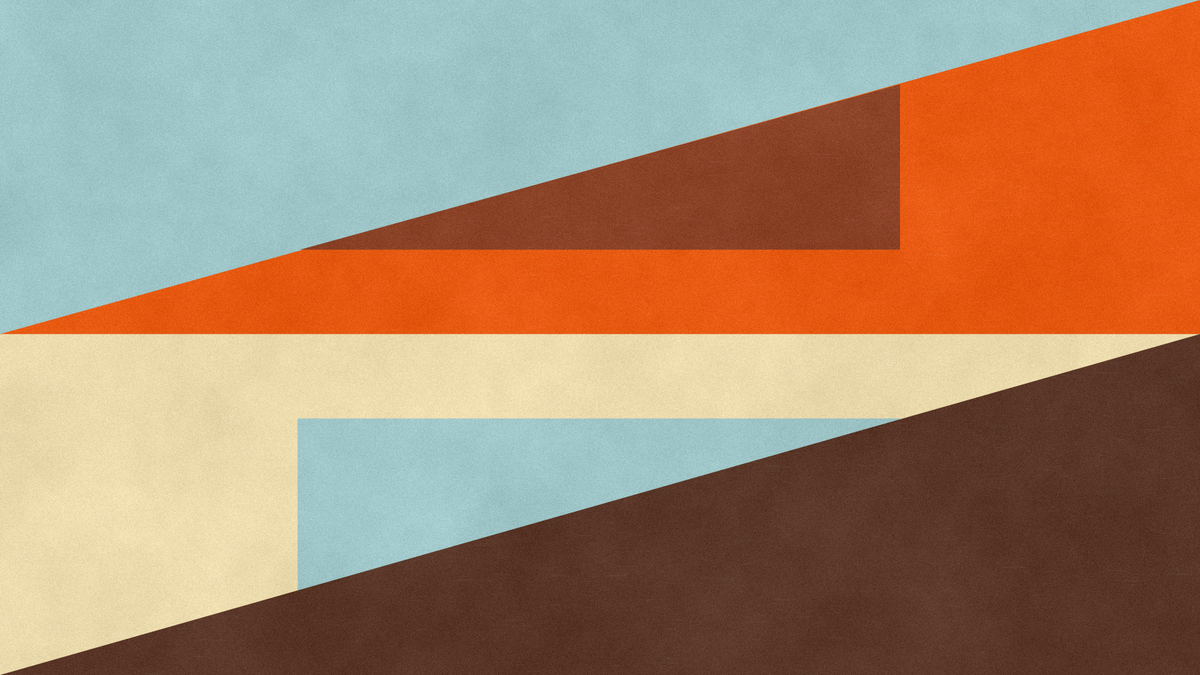
Frame 1 (no input)
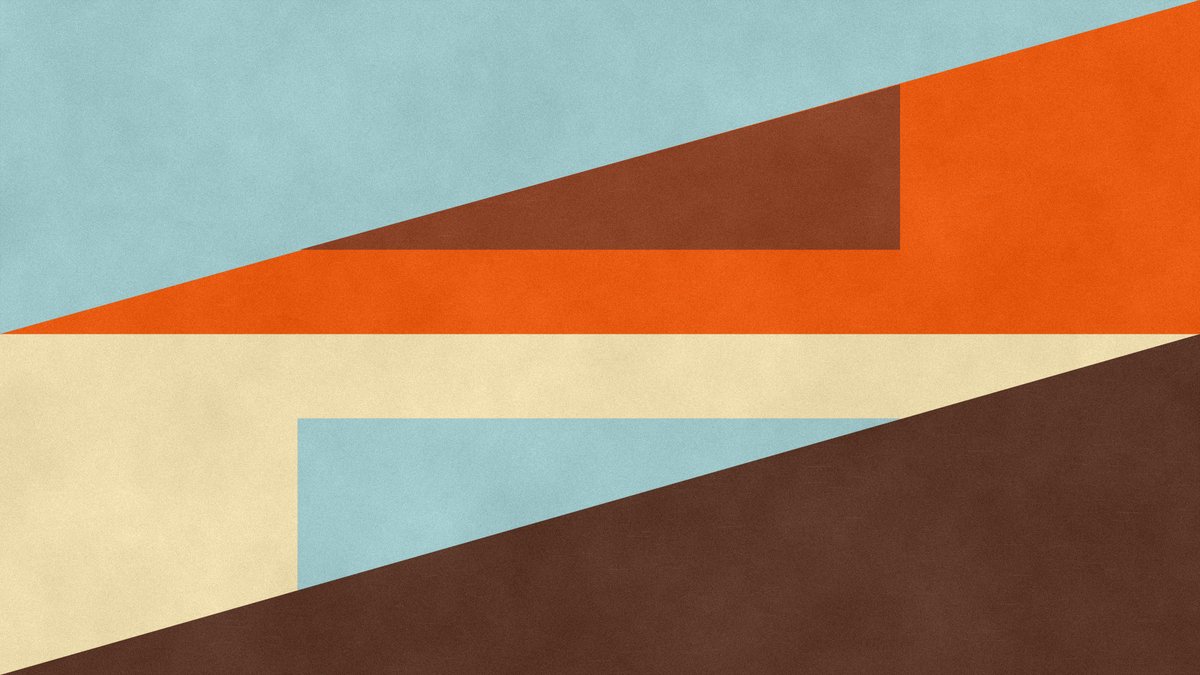
Frame 2 (the mouse pressed at the canvas centre, redrawn once)

The p5.js sketch that drew these frames (run headless with seeded random() and noise() and a simulated clock; the mouse was pressed at the canvas centre and the sketch redrawn once):

// p5.js sketch
// ── sketch.js
function setup() {
  createCanvas(1920, 1080);
  noLoop();
  noStroke();
  pixelDensity(1);
}


function draw() {
  const W = width;
  const H = height;

  background("#e85a12");

  fill("#e85a12");
  rect(0, 0, W, H * 0.495);

  fill("#eddcae");
  rect(0, H * 0.495, W, H * 0.505);

  fill("#9fc6c8");
  beginShape();
  vertex(0, 0);
  vertex(W, 0);
  vertex(0, H * 0.495);
  endShape(CLOSE);

  fill("#8b4328");
  beginShape();
  vertex(W * 0.25, H * 0.37);
  vertex(W * 0.75, H * 0.37);
  vertex(W * 0.75, H * 0.125);
  endShape(CLOSE);

  fill("#9fc6c8");
  rect(W * 0.248, H * 0.62, W * 0.502, H * 0.255);

  fill("#5a3728");
  beginShape();
  vertex(0, H);
  vertex(W, H * 0.495);
  vertex(W, H);
  endShape(CLOSE);

  addPaintTexture();
}

function addPaintTexture() {
  loadPixels();

  for (let y = 0; y < height; y++) {
    for (let x = 0; x < width; x++) {
      const i = 4 * (y * width + x);

      const n1 = noise(x * 0.006, y * 0.006);
      const n2 = noise(x * 0.035 + 40, y * 0.035 + 80);
      const grain = random(-10, 10);
      const paper = map(n1, 0, 1, -9, 8) + map(n2, 0, 1, -4, 4) + grain;

      pixels[i + 0] = constrain(pixels[i + 0] + paper, 0, 255);
      pixels[i + 1] = constrain(pixels[i + 1] + paper, 0, 255);
      pixels[i + 2] = constrain(pixels[i + 2] + paper, 0, 255);

      if (random() < 0.045) {
        const fleck = random(-18, 16);
        pixels[i + 0] = constrain(pixels[i + 0] + fleck, 0, 255);
        pixels[i + 1] = constrain(pixels[i + 1] + fleck, 0, 255);
        pixels[i + 2] = constrain(pixels[i + 2] + fleck, 0, 255);
      }
    }
  }

  updatePixels();

  noFill();

  for (let i = 0; i < 1800; i++) {
    stroke(255, random(5, 18));
    strokeWeight(random(0.4, 1.2));
    const x = random(width);
    const y = random(height);
    line(x, y, x + random(-40, 40), y + random(-2, 2));
  }

  for (let i = 0; i < 900; i++) {
    stroke(0, random(3, 12));
    strokeWeight(random(0.3, 0.8));
    const x = random(width);
    const y = random(height);
    line(x, y, x + random(-25, 25), y + random(-1.5, 1.5));
  }
}
